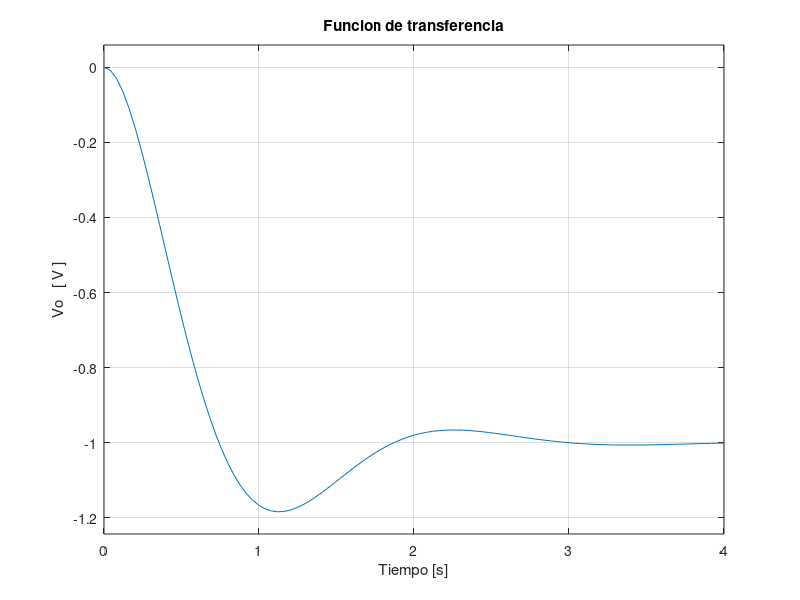
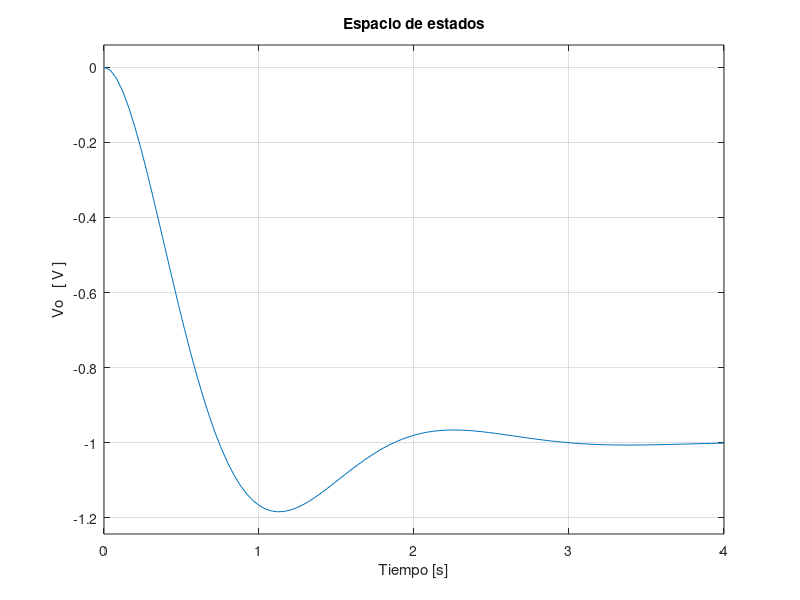
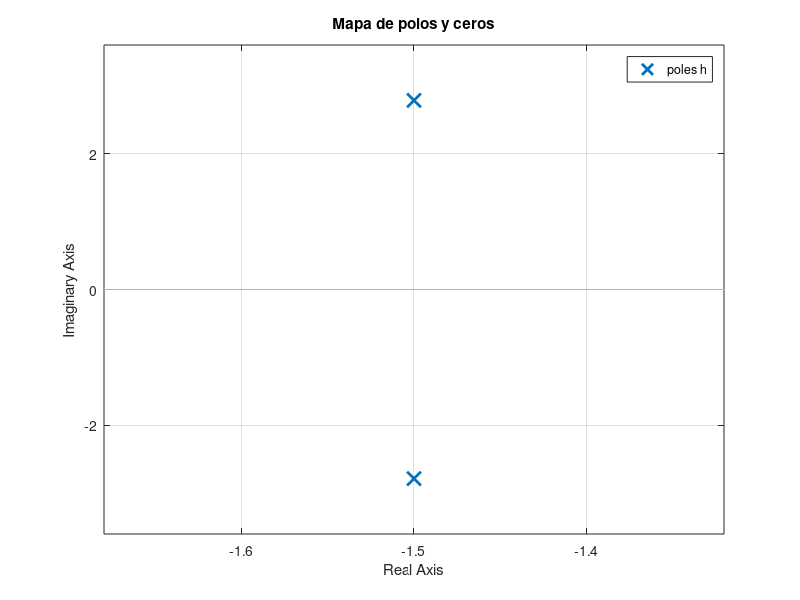

Here is the MATLAB script that generated these plots, in order:
close all
clear
clc
%valores de resistencias y capacitores para polos complejos conjugados
R1=100;
R2=100;
R3=100;
c1=1000*(10e-6);
c2=100*(10e-6);

%Funcion de transferencia
n=-R3;
a=R1*R2*R3*c1*c2;
b=c2*((R1*R2)+(R1*R3)+(R2*R3));
c=R1;
h=tf(n,[a, b, c]);

%representacion por espacio de estados
A=[(-(R1*R2+R1*R3+R2*R3)/(R1*R2*R3*c1)), (1/(R3*c1));
    (-1/(R2*c2)), 0];
B=[1/(R1*c1); 0];
C=[0, 1];
D=0;
sis=ss(A,B,C,D);
eig(A)

%graficos
figure
step(h)
title('Funcion de transferencia')
xlabel('Tiempo [s]')
ylabel('Vo   [ V ]')
figure
step(sis)
title('Espacio de estados')
xlabel('Tiempo [s]')
ylabel('Vo   [ V ]')
figure
pzmap(h)
title('Mapa de polos y ceros')

